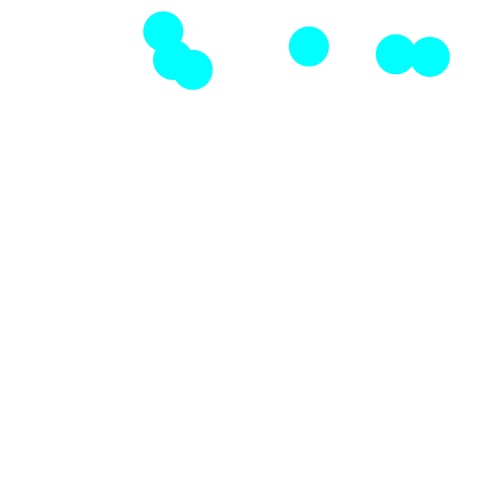
Frame 1 (no input)
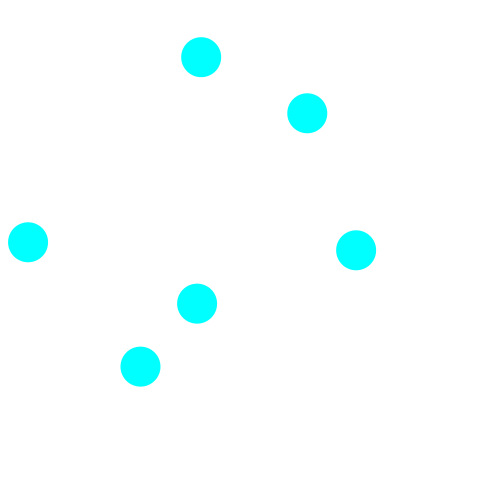
Frame 60 (the mouse pressed at the canvas centre just before this capture)
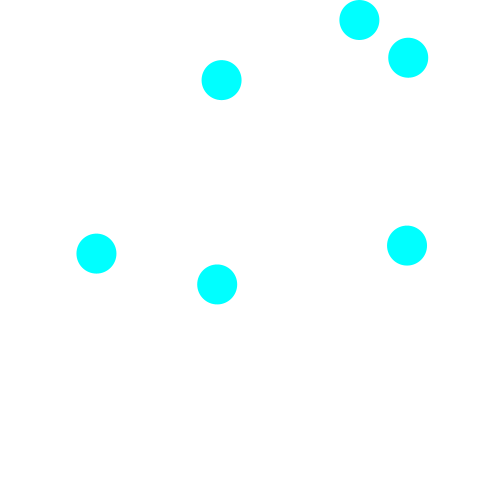
Frame 120 (the mouse held since frame 60 and released just before this capture)

The Processing sketch that drew these frames (run headless with seeded random() and noise(); from frame 60 on, the mouse is pressed at the canvas centre):

// Processing sketch: ballsCatchable
// ── ballsCatchable.pde
// 定数
final int X = 0;
final int Y = 1;
final int VX = 2;
final int VY = 3;
final float vx0min = -7;            // vxの初期値の下限
final float vx0max = 5;             // vxの初期値の上限
final float vy0min = 4;             // vyの初期値の下限
final float vy0max = 15;            // vyの初期値の上限
final float fps = 60.0;             // 1秒間あたりのフレーム数
final float gravity = 9.8 / 60;     // 重力加速度を1フレームあたりにしたもの
final float elas = 0.98;            // 反発係数力
final float d = 40.0;               // ボールの直径
final float hueMax = 360.0;         // 色相の最大値
final int nBalls = 6;               // ボールの個数

// 変数
float[][] balls;                    // 複数のボールの位置と速度を保持する2次元配列を参照する変数

void setup() {
  frameRate(fps);
  size(480, 480);
  noStroke();
  colorMode(HSB, hueMax, 100, 100);
  fill(0, 0, 0);
  balls = new float[nBalls][4];                      // ボールの x, y, vx, vy を nBalls 個分
  // 初期位置と初期速度をボールごとに決定(乱数で)
  for (int i = 0; i < balls.length; i++) {
    balls[i][X]  = random(d / 2, width - d / 2);     // x
    balls[i][Y]  = random(d / 2, height / 5);        // y
    balls[i][VX] = random(vx0min, vx0max);           // vx
    balls[i][VY] = random(vy0min, vy0max);           // vy
  }
}

void draw() {
  background(0, 0, 100);
  for (int i=0; i<6; i++) {
    fill(0, 100, 100);
    if (sqrt(pow(mouseX-balls[i][X], 2)+pow(mouseY-balls[i][Y], 2))>d/2) {
      fill(180, 100, 100);
      boundBall(balls, i);
    }
    ellipse(balls[i][X], balls[i][Y], d, d);
  }

  // ここを考える
}

// 必要な関数は適宜追加

void boundBall(float[][] ball, int i) {
  ball[i][X]  += ball[i][VX];          // ボールが速度ぶん移動する
  ball[i][VY] += gravity;           // 速度のy成分に重力加速度を加算する
  ball[i][Y]  += ball[i][VY];          // ボールが速度ぶん移動する
  if (ball[i][X] < d / 2) {
    ball[i][VX] = - ball[i][VX] * elas;
    ball[i][X] = d / 2;
  } else if (ball[i][X] > width - d / 2) {
    ball[i][VX] = - ball[i][VX]  * elas;
    ball[i][X] = width - d / 2;
  }
  if (ball[i][Y] > height - d / 2) {
    ball[i][VY] = - ball[i][VY] * elas;
    ball[i][Y] = height - d / 2;
  } else if (ball[i][Y] < d / 2) {
    ball[i][VY] = - ball[i][VY] * elas;
    ball[i][Y] = d / 2;
  }
}
